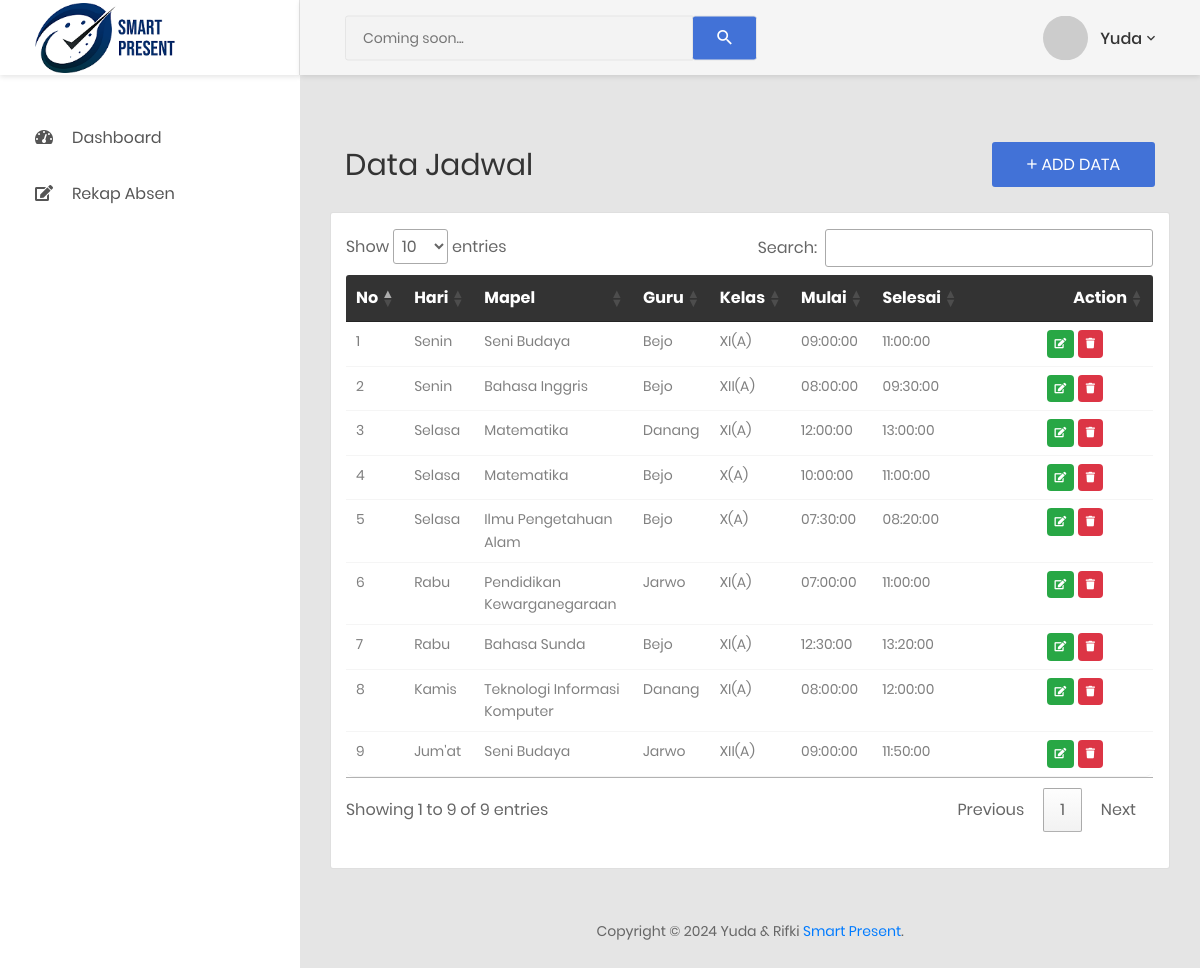
/jadwal/index.php (signed in), run on the app's committed database.
### tables this page shows
CREATE TABLE `tb_jadwal` (
  `id` int(11) NOT NULL,
  `id_hari` int(11) NOT NULL,
  `id_mapel` int(11) NOT NULL,
  `id_guru` int(11) NOT NULL,
  `id_kelas` int(11) NOT NULL,
  `mulai` time NOT NULL,
  `selesai` time NOT NULL,
  `aktif` int(11) NOT NULL
);

CREATE TABLE `tb_hari` (
  `id` int(11) NOT NULL,
  `hari` varchar(30) NOT NULL
);

CREATE TABLE `tb_mapel` (
  `id` int(11) NOT NULL,
  `nama_mapel` varchar(50) NOT NULL
);

CREATE TABLE `tb_guru` (
  `id` int(11) NOT NULL,
  `nip` int(16) NOT NULL,
  `nama_guru` varchar(50) NOT NULL,
  `email` varchar(50) NOT NULL,
  `jk` enum('L','P') NOT NULL,
  `alamat` text NOT NULL,
  `password` varchar(255) NOT NULL
);

CREATE TABLE `tb_kelas` (
  `id` int(11) NOT NULL,
  `nama_kelas` varchar(20) NOT NULL,
  `category` varchar(20) NOT NULL
);

### functions/Jadwal.php (called while the page is built, shortened)
<?php
require_once "../koneksi.php";
function query($query)
{
  global $connect;
  $result = mysqli_query($connect, $query);
  $results = [];
  while ($row = mysqli_fetch_assoc($result)) {
    $results[] = $row;
  }
  return $results;
}

### jadwal/index.php (the view, shortened to what this page needs)
<?php
$title = "Jadwal";
require_once "../functions/Jadwal.php";
$jadwal = query("SELECT tb_jadwal.*, tb_hari.hari, tb_mapel.nama_mapel, tb_guru.nama_guru, tb_kelas.nama_kelas, tb_kelas.category
FROM tb_jadwal LEFT JOIN tb_hari ON tb_hari.id=tb_jadwal.id_hari
LEFT JOIN tb_mapel ON tb_mapel.id=tb_jadwal.id_mapel
LEFT JOIN tb_guru ON tb_guru.id=tb_jadwal.id_guru
LEFT JOIN tb_kelas ON tb_kelas.id=tb_jadwal.id_kelas ORDER BY id_hari");
include('../layouts/header.php');
?>
<div class="container-fluid">
  <div class="row">
    <div class="col-md-12">
      <div class="overview-wrap">
        <h2 class="title-1">Data <?= $title; ?></h2>
        <button type="button" class="au-btn au-btn-icon au-btn--blue" data-toggle="modal" data-target="#mediumModal">
          <i class="zmdi zmdi-plus"></i>add Data</button>
      </div>
    </div>
  </div>
  <div class="row m-t-25">
    <div class="col-md-12 card py-3">
      <div class="table-responsive m-b-20">
        <table class="table table-borderless table-data3" id="myTable">
          <thead>
            <tr>
              <th>No</th>
              <th>Hari</th>
              <th>Mapel</th>
              <th>Guru</th>
              <th>Kelas</th>
              <th>Mulai</th>
              <th>Selesai</th>
              <th width="150">Action</th>
            </tr>
          </thead>
          <tbody>
            <?php
            $i = 1;
            foreach ($jadwal as $jwl) :
            ?>
              <tr>
                <td><?= $i++; ?></td>
                <td><?= $jwl['hari']; ?></td>
                <td><?= $jwl['nama_mapel']; ?></td>
                <td><?= $jwl['nama_guru']; ?></td>
                <td><?= $jwl['nama_kelas']; ?>(<?= $jwl['category']; ?>)</td>
                <td><?= $jwl['mulai']; ?></td>
                <td><?= $jwl['selesai']; ?></td>
                <td>
                  <a href="edit.php?id=<?= $jwl['id']; ?>" class="badge btn-success p-2"><i class="fa fa-edit"></i></a>
                  <a onclick="return confirm('Yakin untuk menghapus data?')" href="delete.php?id=<?= $jwl['id']; ?>" class="badge btn-danger p-2"><i class="fa fa-trash"></i></a>
                </td>
              </tr>
            <?php endforeach; ?>
          </tbody>
        </table>
      </div>
    </div>
  </div>
</div>
<?php include('../layouts/footer.php'); ?>

### data on the page
tb_jadwal: id_hari.hari "Senin", id_mapel.nama_mapel "Seni Budaya", id_guru.nama_guru "Bejo", id_kelas.nama_kelas "XI", id_kelas.category "A", mulai "09:00:00", selesai "11:00:00"
tb_jadwal: id_hari.hari "Senin", id_mapel.nama_mapel "Bahasa Inggris", id_guru.nama_guru "Bejo", id_kelas.nama_kelas "XII", id_kelas.category "A", mulai "08:00:00", selesai "09:30:00"
tb_jadwal: id_hari.hari "Selasa", id_mapel.nama_mapel "Matematika", id_guru.nama_guru "Danang", id_kelas.nama_kelas "XI", id_kelas.category "A", mulai "12:00:00", selesai "13:00:00"
tb_jadwal: id_hari.hari "Selasa", id_mapel.nama_mapel "Matematika", id_guru.nama_guru "Bejo", id_kelas.nama_kelas "X", id_kelas.category "A", mulai "10:00:00", selesai "11:00:00"
tb_jadwal: id_hari.hari "Selasa", id_mapel.nama_mapel "Ilmu Pengetahuan Alam", id_guru.nama_guru "Bejo", id_kelas.nama_kelas "X", id_kelas.category "A", mulai "07:30:00", selesai "08:20:00"
tb_jadwal: id_hari.hari "Rabu", id_mapel.nama_mapel "Pendidikan Kewarganegaraan", id_guru.nama_guru "Jarwo", id_kelas.nama_kelas "XI", id_kelas.category "A", mulai "07:00:00", selesai "11:00:00"
tb_jadwal: id_hari.hari "Rabu", id_mapel.nama_mapel "Bahasa Sunda", id_guru.nama_guru "Bejo", id_kelas.nama_kelas "XI", id_kelas.category "A", mulai "12:30:00", selesai "13:20:00"
tb_jadwal: id_hari.hari "Kamis", id_mapel.nama_mapel "Teknologi Informasi Komputer", id_guru.nama_guru "Danang", id_kelas.nama_kelas "XI", id_kelas.category "A", mulai "08:00:00", selesai "12:00:00"
tb_jadwal: id_hari.hari "Jum'at", id_mapel.nama_mapel "Seni Budaya", id_guru.nama_guru "Jarwo", id_kelas.nama_kelas "XII", id_kelas.category "A", mulai "09:00:00", selesai "11:50:00"

### other printed values
$_SESSION['nama'] "Yuda"
$title "Jadwal"
